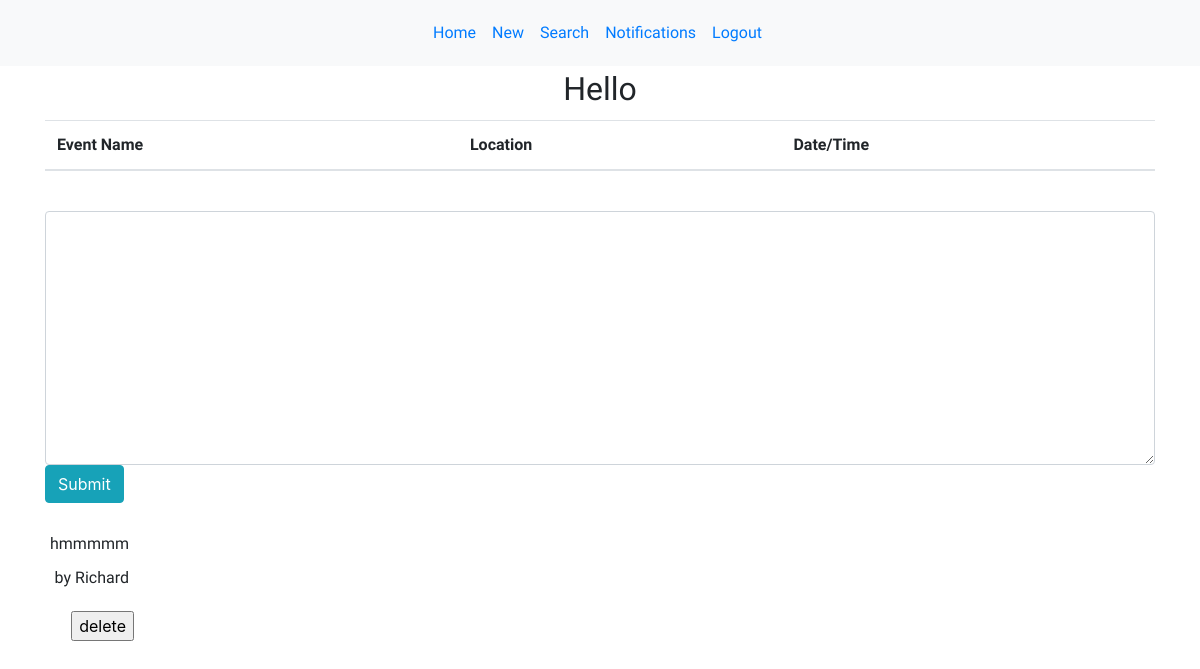
Page /event/3 on the earlier database version.
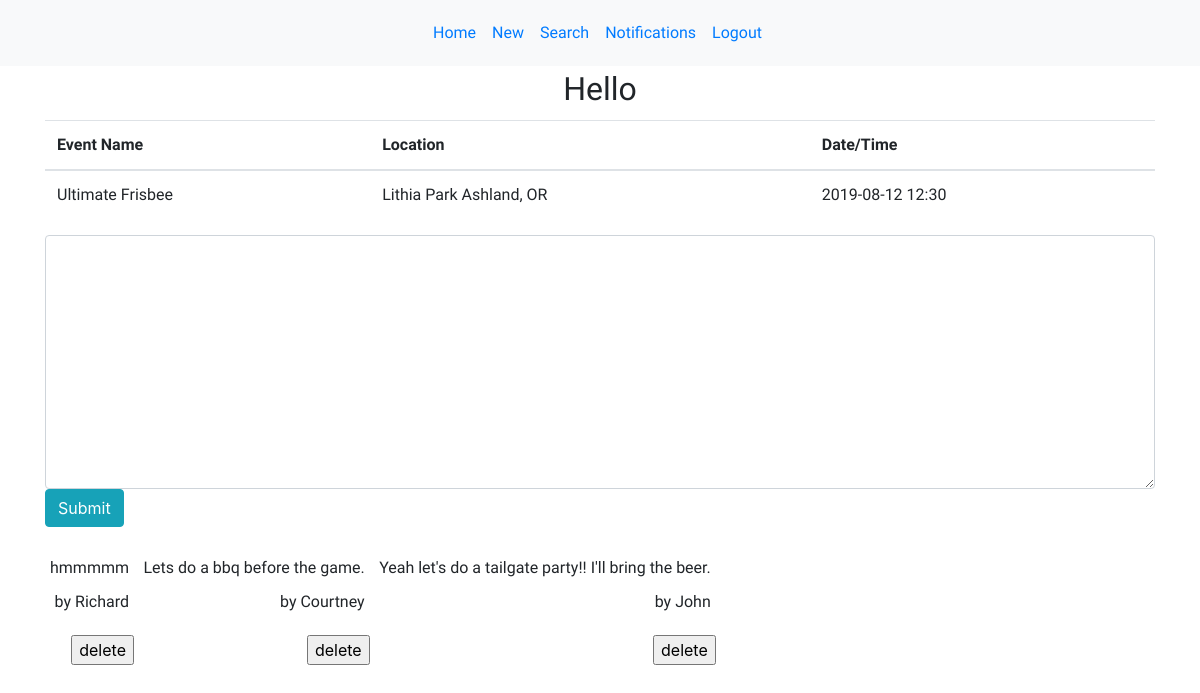
Same page on the later database version.
### models.py (models this page shows)
class Message(db.Model):
    __Tablename__ = "messages"
    id = db.Column(db.Integer, primary_key=True)
    content = db.Column(db.TEXT)
    user_who_created = db.Column(db.Integer, nullable=False)
    created_at = db.Column(db.DateTime, server_default=func.now())
    updated_at = db.Column(db.DateTime, server_default=func.now(), onupdate=func.now())
    user_info = db.Column(db.Integer, db.ForeignKey("user.id"), nullable=False)
    author_of_msg = db.relationship('User', foreign_keys=[user_info], backref="message")
    event_info = db.Column(db.Integer, db.ForeignKey("event.id"), nullable=False)
    event_message = db.relationship('Event', foreign_keys=[event_info], backref="event_messages")
    def __repr__(self):
     return f"<User {self.id} - {self.content} {self.author_of_msg}"

class User(db.Model):
    __Tablename__ = "users"
    id = db.Column(db.Integer, primary_key=True)
    first_name = db.Column(db.String(100), nullable = False)
    last_name = db.Column(db.String(100), nullable = False)
    password = db.Column(db.String(200), unique = True, nullable = False)
    email = db.Column(db.String(100), unique = True, nullable = False)
    security_answer1 = db.Column(db.String(200))
    created_at = db.Column(db.DateTime, server_default=func.now())
    updated_at = db.Column(db.DateTime, server_default=func.now(), onupdate=func.now())
    users_that_attend_events = db.relationship('Event', lazy = 'dynamic', secondary = attendees_table)

class Event(db.Model):
    __Tablename__ = "events"
    id = db.Column(db.Integer, primary_key=True)
    event_title = db.Column(db.String(100))
    date = db.Column(db.String(8))
    time = db.Column(db.String(12))
    location = db.Column(db.String(100))
    information = db.Column(db.TEXT)
    creator_id = db.Column(db.Integer, db.ForeignKey("user.id"), nullable=False)
    author = db.relationship('User', foreign_keys=[creator_id], backref="user_messages", cascade="all")
    events_that_have_attendees = db.relationship('User', lazy = 'dynamic', secondary = attendees_table)

### controller_functions.py (the view)
def event(id):
    user_events = Event.query.get(id)
    get_messages = Message.query.all()
    print(get_messages)
    return render_template("message_board.html", organize_event = user_events, read_message = get_messages)

### templates/message_board.html (shortened to what this page needs)
<!DOCTYPE html>
<html lang="en">
<head>
    <link rel="stylesheet" href="{{ url_for('static', filename='message.css') }}">
    <link rel="stylesheet" href="https://maxcdn.bootstrapcdn.com/bootstrap/4.3.1/css/bootstrap.min.css">
</head>
<body>
    <nav class="navbar navbar-expand-sm bg-light justify-content-center">
        <ul class="navbar-nav">
            <li class="nav-item">
                <a class="nav-link" href="/homepage">Home</a>
            </li>
            <li class="nav-item">
                <a class="nav-link" href="/new">New</a>
            </li>
            <li class="nav-item">
                <a class="nav-link" href="#">Search</a>
            </li>
            <li class="nav-item">
                <a class="nav-link" href="/notifications">Notifications</a>
            </li>
            <li class="nav-item">
                <a class="nav-link" href="/logout">Logout</a>
            </li>
        </ul>
    </nav>
    <div class="container">
            <h2>Hello {{ session['greetings'] }} </h2>
            <table class="table table-hover">
                    <thead>
                        <tr>
                            <th> Event Name</th>
                            <th>Location</th>
                            <th>Date/Time</th>
                        </tr>
                    </thead>
                    <tbody>
                        <td>{{ organize_event.event_title }} </td>
                        <td>{{ organize_event.location }} </td>
                        <td>{{ organize_event.date }} {{ organize_event.time }} </td>
                    </tbody>
                </table>
        <form action="/create_msg" method="post" id="msg">
            <textarea class="form-control" name="msg" id="message" cols="30" rows="10"></textarea>
            <input type="submit" class="btn btn-info" id="#">
        </form>
        <div class="errorMSG" id="error">
        </div>
        {% for message in read_message %}
                <div class="msg_section">
                    <p class="message">{{ message.content }} </p>
                    <p class="author"> by {{ message.author_of_msg.first_name }}{{ message.last_name }}</p>
                    <form class="delete" action="/delete" method="post">
                    <input type="submit" name="del_msg"value="delete">
                    </form>
                </div>
        {% endfor %}
    </div>
</body>
</html>

### static/message.css (style rules this page uses)
h1, h4, h2 { font-family: 'Nanum Gothic Coding', monospace; padding: 4px; text-align: center; }
p, th, td, ul { font-family: 'Mali', cursive; padding: 5px; }
.message { margin: 0px; }
.author { text-align: right; }
.msg_section { display: inline-block; }
.delete { text-align: right; }

Differences in the rows shown:
added Event: event_title "Ultimate Frisbee", location "Lithia Park Ashland, OR", date "2019-08-12", time "12:30"
added Message: content "Lets do a bbq before the game.", author_of_msg.first_name "Courtney"
added Message: content "Yeah let's do a tailgate party!! I'll bring the beer.", author_of_msg.first_name "John"
